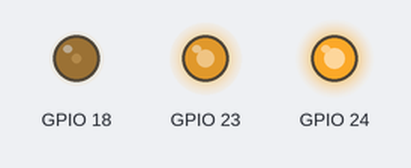
Bench run of a program on a simulated Raspberry Pi (BCM pin numbers). Shown: output pins drawn as LEDs (lit = HIGH). Random numbers come from a fixed seed.

Above: at 0.1 s.
At 4.9 s:
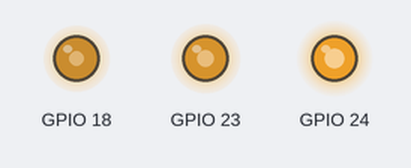
At 9.9 s:
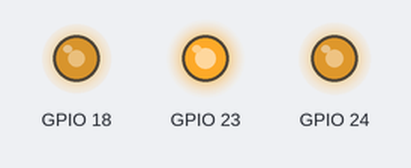
At 19.9 s:
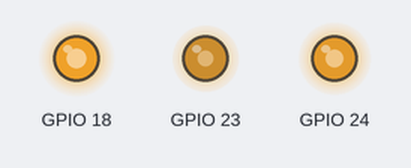
At 29.7 s:
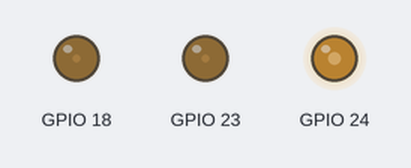
At 39.7 s:
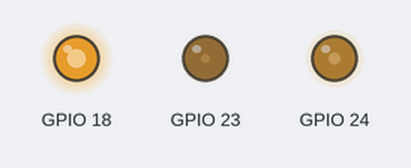
Timing chart, 0 to 40.0 s (numbered marks = the images above):
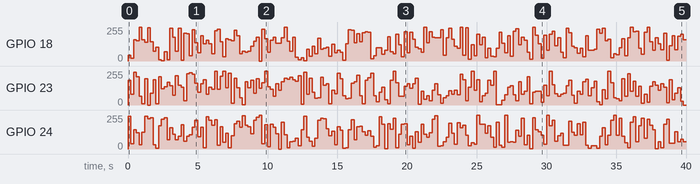

Measured:
- by itself, GPIO 18: 0/255 → 43/255 at 0.00 s, → 20/255 0.20 s later, → 161/255 0.20 s later, → 153/255 0.20 s later, … (197 changes in this stretch)
- by itself, GPIO 23: 0/255 → 184/255 at 0.00 s, → 82/255 0.20 s later, → 247/255 0.20 s later, → 212/255 0.20 s later, … (198 changes in this stretch)
- by itself, GPIO 24: 0/255 → 247/255 at 0.00 s, → 38/255 0.20 s later, → 145/255 0.20 s later, → 122/255 0.20 s later, … (197 changes in this stretch)

The program:

rainbow.py
```python
import RPi.GPIO as GPIO
import time
import signal
import sys
import random

# Exit handling

def exit_handler(signal, frame):
  GPIO.cleanup()
  sys.exit(0)

signal.signal(signal.SIGTERM, exit_handler)

# GPIO and pins setup

GPIO.setmode(GPIO.BCM)
GPIO.setwarnings(False)

pin_numbers = [18, 23, 24] # RGB

def power_mode_setup(pin_num):
  GPIO.setup(pin_num, GPIO.OUT)
  pin = GPIO.PWM(pin_num, 100)
  pin.start(0)
  return pin

pwm_pins = list(map(power_mode_setup, pin_numbers))

# Main loop

delay = 0.2

try:
  while True:
    for pin in pwm_pins: pin.ChangeDutyCycle(random.randint(0, 100))
    time.sleep(delay)

except: GPIO.cleanup()
finally: GPIO.cleanup()
```
